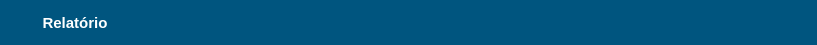
                  <widget class="QFrame" name="frame_37">
                   <property name="maximumSize">
                    <size>
                     <width>16777215</width>
                     <height>45</height>
                    </size>
                   </property>
                   <property name="styleSheet">
                    <string notr="true">background-color: rgb(0, 85, 127);
border:none;</string>
                   </property>
                   <property name="frameShape">
                    <enum>QFrame::NoFrame</enum>
                   </property>
                   <property name="frameShadow">
                    <enum>QFrame::Raised</enum>
                   </property>
                   <layout class="QHBoxLayout" name="horizontalLayout_13">
                    <property name="spacing">
                     <number>0</number>
                    </property>
                    <property name="leftMargin">
                     <number>0</number>
                    </property>
                    <property name="topMargin">
                     <number>0</number>
                    </property>
                    <property name="rightMargin">
                     <number>0</number>
                    </property>
                    <property name="bottomMargin">
                     <number>0</number>
                    </property>
                    <item>
                     <widget class="QPushButton" name="pushButton_15">
                      <property name="minimumSize">
                       <size>
                        <width>150</width>
                        <height>45</height>
                       </size>
                      </property>
                      <property name="styleSheet">
                       <string notr="true">QPushButton {
background-color: rgb(0, 85, 127);
border: none;
color: rgb(255, 255, 255);
font-weight: bold;
font-size: 15px;


text-transform: uppercase
 }
QPushButton:hover{
background-color:  #1CB5E0;
border: none;
color: rgb(255, 255, 255);
font-weight: bold;
font-size: 16px;
text-decoration:underline;



}</string>
                      </property>
                      <property name="text">
                       <string>Relatório</string>
                      </property>
                      <property name="icon">
                       <iconset>
                        <normaloff>../../../⠀/AGENDAMENTO TESTE - PRONTO/AGENDAMENTO - PRODUÇÃO/img/suportee.png</normaloff>../../../⠀/AGENDAMENTO TESTE - PRONTO/AGENDAMENTO - PRODUÇÃO/img/suportee.png</iconset>
                      </property>
                      <property name="iconSize">
                       <size>
                        <width>30</width>
                        <height>30</height>
                       </size>
                      </property>
                     </widget>
                    </item>
                    <item>
                     <spacer name="horizontalSpacer_7">
                      <property name="orientation">
                       <enum>Qt::Horizontal</enum>
                      </property>
                      <property name="sizeHint" stdset="0">
                       <size>
                        <width>485</width>
                        <height>20</height>
                       </size>
                      </property>
                     </spacer>
                    </item>
                    <item>
                     <widget class="QPushButton" name="pushButton_5">
                      <property name="text">
                       <string/>
                      </property>
                      <property name="icon">
                       <iconset>
                        <normaloff>img/user.png</normaloff>img/user.png</iconset>
                      </property>
                      <property name="iconSize">
                       <size>
                        <width>45</width>
                        <height>45</height>
                       </size>
                      </property>
                     </widget>
                    </item>
                    <item>
                     <widget class="QLabel" name="Lb_UserLogadoRelatorio">
                      <property name="minimumSize">
                       <size>
                        <width>150</width>
                        <height>0</height>
                       </size>
                      </property>
                      <property name="styleSheet">
                       <string notr="true">font: 14pt &quot;OCR A Extended&quot;;
color: rgb(0, 255, 127);</string>
                      </property>
                      <property name="text">
                       <string/>
                      </property>
                     </widget>
                    </item>
                   </layout>
                  </widget>
